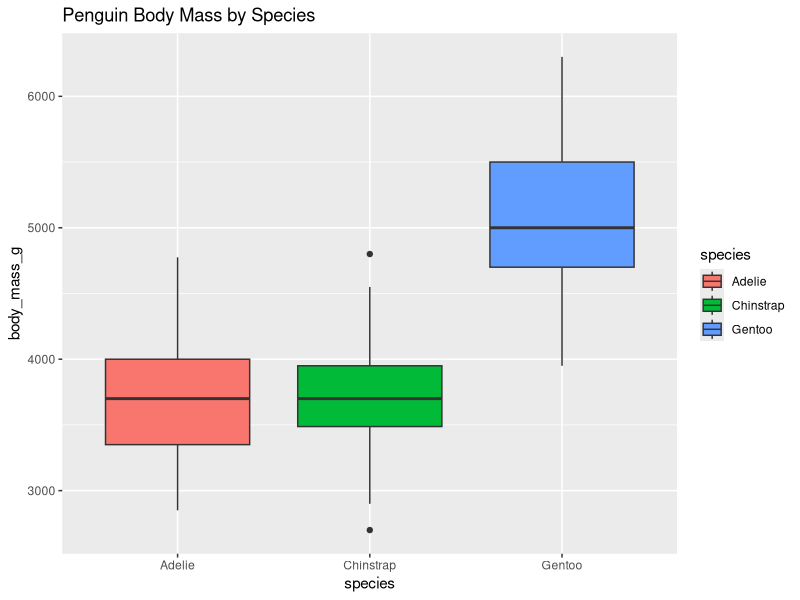

Here is the R script that generated this plot:
## ---- chunk 1

## ---- chunk 2

## ---- chunk 3
library(tidyverse)
library(palmerpenguins)
penguins |> count(species)
## ---- chunk 4
penguins |> ggplot(mapping = aes(x = species, y = body_mass_g, fill = species)) + geom_boxplot() + labs(title = "Penguin Body Mass by Species")
